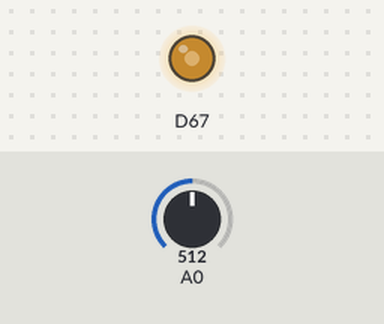
Simulated run of this sketch. Board: Arduino Due. On the bench: output pins drawn as LEDs (lit = HIGH). The test bench sets the inputs (shaded band); at power-on: A0 = 512 (analog values on the 0–1023 scale).

Above: at 1.2 s.
1.3 s: A0 set to 716
At 2.3 s:
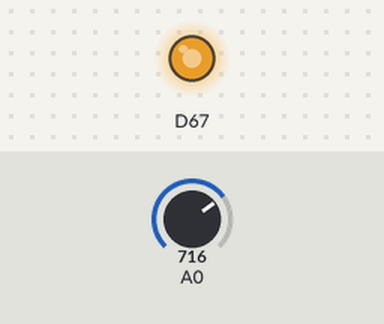
2.9 s: A0 set to 306
At 3.6 s:
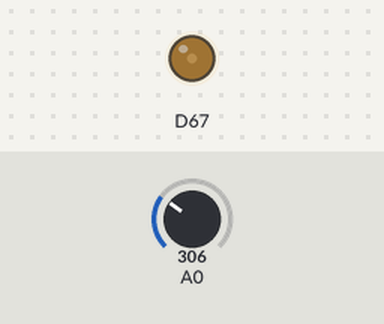
4.5 s: A0 set to 511
At 4.9 s:
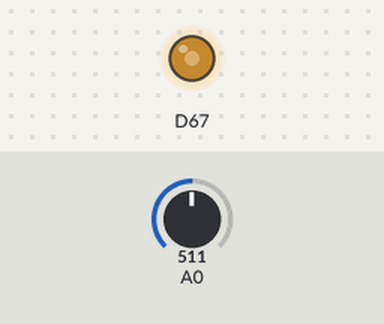
Timing chart, 0 to 7.5 s (numbered marks = the images above; inputs shaded):
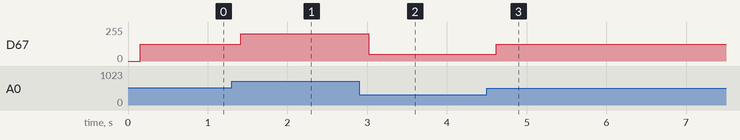

The sketch:

lab05.ino
```cpp
void setup() {
  analogReadResolution(12); //12 bit (4096 levels)
  analogWriteResolution(12); //12 bit (4096 levels)
  pinMode(A0,INPUT);
  pinMode(DAC1,OUTPUT);
}

void buffer_fill(float* buf, float data, int counter){
  buf[counter]=data;
}

void buffer_update(float* buf, float data,int N){
  int i;
  for(i=0;i<N-1;i++){
    buf[i]=buf[i+1];
    }
  buf[N-1]=data;
}

float smoothing_filter(float* buf,int N){
  int i;
  float sum = 0;
  for(i=0;i<N;i++){
    sum+=buf[i];
  }
  sum = sum/N;
  return sum;
}


////Calculating Blackmann coefficients. Based on formula.
void blackman_coefs(int arg_M, float arg_fc, float* arg_coefs)
{ /* INSERT CODE HERE */
  float sum = 0;
  int i;
  for (i = 0; i<=arg_M ; i++)
  {
    if (i-arg_M/2 == 0)
    {
        arg_coefs[i] = 2.0*3.1415*arg_fc;
    }
    else
    {
        arg_coefs[i] = sin(2.0*3.1415*arg_fc*(float)(i-arg_M/2))/(float)(i-arg_M/2);
    }
    arg_coefs[i] = arg_coefs[i]*(0.42-0.5*cos(2.0*3.1415*(float)i/(float)arg_M)+0.08*cos(4.0*3.1415*(float)i/(float)arg_M));
    sum += arg_coefs[i];
  }
  for (i = 0; i<=arg_M ; i++)
  {
    arg_coefs[i] = arg_coefs[i]/sum;
  }
}

float blackman_filter(float* bufb,float* arg_coef,int M){
  int i;
  float bs = 0;
  for(i=0;i<M+1;i++){
    bs = bs + bufb[M-i]*arg_coef[i];
  }
  return bs;
}


void loop() {
  float data,ss,bs;
  float fc = 0.1;
  int N = 10;
  int M = 200;
  int counters = 0,counterb = 0;
  float buf[N],bufb[M+1],arg_coefs[M+1];

  int flag = 2; // 0=raw; 1=moving avg; 2=blackman window
  blackman_coefs(M,fc,arg_coefs);


  while(1)
  {
    data = analogRead(A0);
    data = ((float) data*3.3/4095-0.55)*4095/2.2;
    if(data<0){
      data=0;
    }
    if(data>4095){
      data=4095;
    }

    if(flag == 0){
      analogWrite(DAC1, (int)data);  // Output the analog sine waveform on DAC1 pin
    }
    if(flag == 1){
      if(counters<N){
        buffer_fill(buf,data,counters);
        counters++;
        }
      else{
        ss = smoothing_filter(buf,N);
        buffer_update(buf,data,N);
        analogWrite(DAC1, (int)ss);  // Output the analog sine waveform on DAC1 pin
        }
    }
    if(flag == 2){
      if(counterb<M+1){
        buffer_fill(bufb,data,counterb);
        counterb++;
        }
      else{
        bs = blackman_filter(bufb,arg_coefs,M);
        buffer_update(bufb,data,M+1);
        analogWrite(DAC1, (int)bs);  // Output the analog sine waveform on DAC1 pin
        }
    }
    delayMicroseconds(650);
  }
 }
```

Measured:
- after the input at 1.3 s, D67: 127/255 → 203/255 after 0.11 s
- after the input at 2.9 s, D67: 203/255 → 50/255 after 0.12 s
- after the input at 4.5 s, D67: 50/255 → 127/255 after 0.12 s
